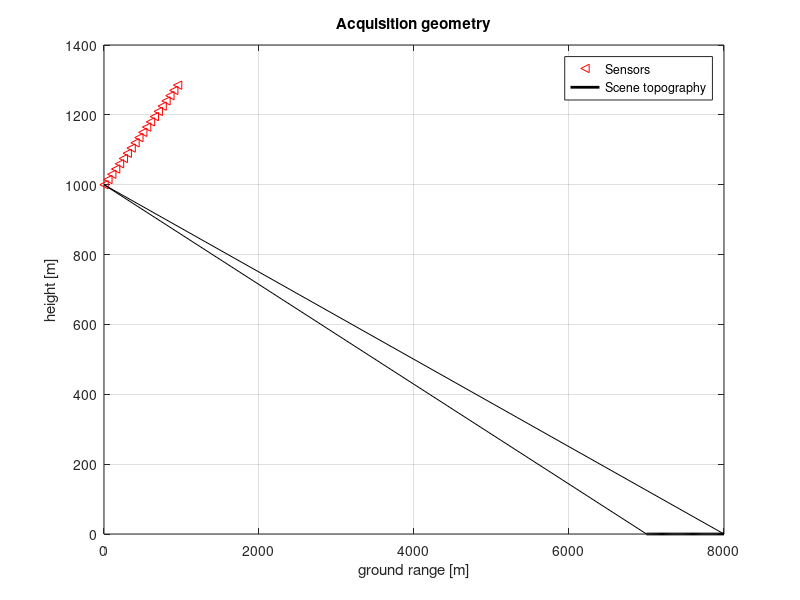
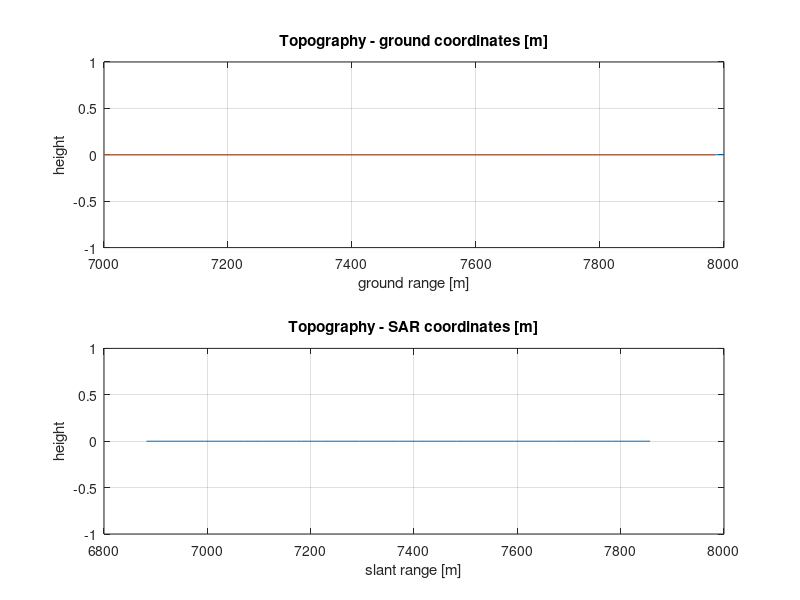
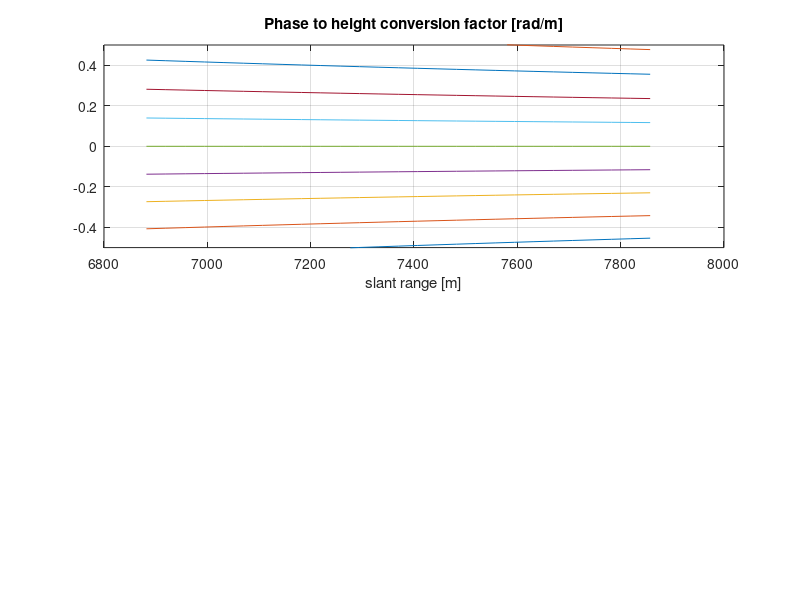
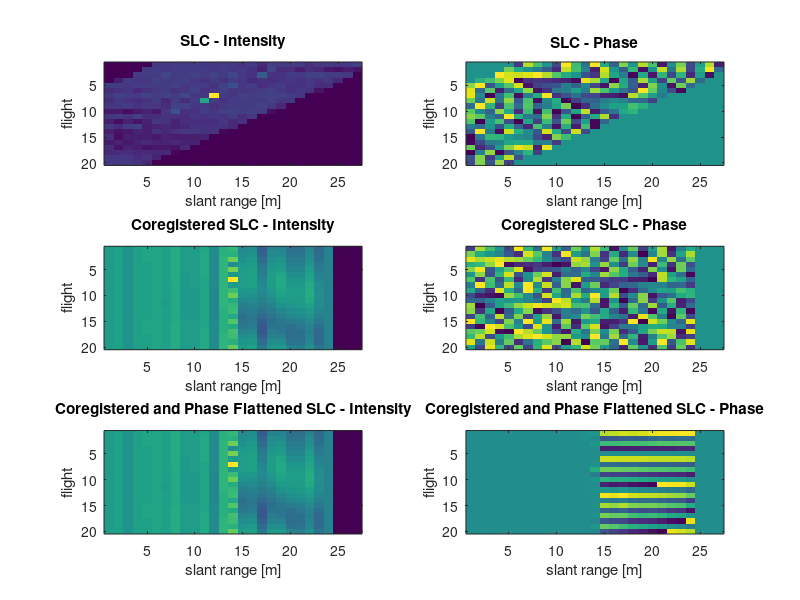

These figures' MATLAB source, in order: (Note: this script raises an error after producing the figures.)
clear all, clc
%%%%%%%%%%%%%%%%%%%%%%%%%%%%%%%%%%%%%%%%%%%%%%%%%%%%%%%%%%%%%%%%%%%%%%%%%%%%%%%%%%%%%%%%%%%%%%%
% SAR TOMOGRAPHY DATA SIMULATION AND FOCUSING
% THIS SCRIPT IS INTENDED TO BE USED FOR THE TRAINING COURSE SAR TOMOGRAPHY
% TRAINING, HELD IN BEIJING IN FEBRUARY 2015 BY LAURENT FERRO-FAMIL AND
% STEFANO TEBALDINI.
% THIS SCRIPT WAS DEVELOPED BY STEFANO TEBALDINI.
% YOU ARE WELCOME TO ADDRESS ME QUESTIONS/COMMENTS/CORRECTIONS AT
% stefano.tebaldini@polimi.it
%%%%%%%%%%%%%%%%%%%%%%%%%%%%%%%%%%%%%%%%%%%%%%%%%%%%%%%%%%%%%%%%%%%%%%%%%%%%%%%%%%%%%%%%%%%%%%%

%% %%%%%%%%%%%%%%%%%%%%%%%%%%%%%%%%%%%%%%%%%%%%%%%%%%%%%%%%%%%%%%%%%%%%%%%%%%%%%%%%%%%%%%%%%%%%%
% RADAR PARAMETERS
B = 40e6;   % pulse bandwdith [Hz]
f0 = 1e9;  % carrier frequency [Hz]
c = 3e8;    % light velocity [m/s]
lambda = c/f0 % wavelength [m]
pho_r = 10*c/2/B % range resolution [m]
%% %%%%%%%%%%%%%%%%%%%%%%%%%%%%%%%%%%%%%%%%%%%%%%%%%%%%%%%%%%%%%%%%%%%%%%%%%%%%%%%%%%%%%%%%%%%%%

%%%%%%%%%%%%%%%%%%%%%%%%%%%%%%%%%%%%%%%%%%%%%%%%%%%%%%%%%%%%%%%%%%%%%%%%%%%%%%%%%%%%%%%%%%%%%%%
% ACQUISITION GEOMETRY
N = 20;     % number of flights
H = 1000;   % mean flight altitude
%Sz = H + zeros(1,N); % vertical sensor position
%Sy = [0:N-1]*3;        % horizontal sensor position

Sz = H + [0:N-1]*15; 
Sy = [0:N-1]*50;  

dy = pho_r/3;   % ground range bin spacing
%dy = pho_r/10;   % ground range bin spacing
y_ax = 5000 + [2000:dy:3000]; % ground range axis
%y_ax = [1000:dy:5000];

z_true = zeros(1,numel(y_ax));%20*hamming(length(y_ax))'; % true topography of the scene

figure
plot(Sy,Sz,'<r',y_ax,z_true,'k','LineWidth',2), grid
hold on, 
plot([Sy(1) y_ax(1)],[Sz(1) z_true(1)],'k')
plot([Sy(1) y_ax(end)],[Sz(1) z_true(end)],'k')
xlabel('ground range [m]'), ylabel('height [m]')
title('Acquisition geometry')
legend('Sensors','Scene topography')
%% %%%%%%%%%%%%%%%%%%%%%%%%%%%%%%%%%%%%%%%%%%%%%%%%%%%%%%%%%%%%%%%%%%%%%%%%%%%%%%%%%%%%%%%%%%%%%

%%%%%%%%%%%%%%%%%%%%%%%%%%%%%%%%%%%%%%%%%%%%%%%%%%%%%%%%%%%%%%%%%%%%%%%%%%%%%%%%%%%%%%%%%%%%%%%
% SAR GEOMETRY

% Reference topography for SAR processing
if 1 % true topgraphy
    z_ref = z_true;
else % flat terrain
    z_ref = 0*z_true;
   % z_ref(1600 - 50 : 1600 + 50) = z_ref(1600 - 50 : 1600 + 50) + 40;
   % z_ref(1600 - 90 : 1600 - 51) = z_ref(1600 - 90 : 1600 - 51) + (0:39);
   % z_ref(1600 + 51 : 1600 + 90) = z_ref(1600 + 51 : 1600 + 90) + (39:-1:0);
end
% Master
Master = 5
%Distances to reference topography (ground range)
R_ref = [];
for n = 1:N
    R_ref(n,:) = sqrt( (Sy(n)-y_ax).^2 + (Sz(n)-z_ref).^2);
end
% Slant range axis
r_min = min(R_ref(Master,:));
r_max = max(R_ref(Master,:));
%dr = (R_ref(Master,2)) -(R_ref(Master,1)) ;
dr = pho_r;
rg_ax = [r_min:dr:r_max];

%rg_ax = R_ref(Master,:);


Nr = length(rg_ax);


z_ref_of_r = interp1(R_ref(Master,:),z_ref,rg_ax);
y_ref_of_r = interp1(R_ref(Master,:),y_ax,rg_ax);

dy_radar = y_ref_of_r(12) - y_ref_of_r(11)

figure, 
subplot(2,1,1), plot(y_ax,z_ref,y_ref_of_r,z_ref_of_r), grid
xlabel('ground range [m]'), ylabel('height'), title('Topography - ground coordinates [m]')
subplot(2,1,2), plot(rg_ax,z_ref_of_r), grid
xlabel('slant range [m]'), ylabel('height'), title('Topography - SAR coordinates [m]')

%%

% Distances to reference topography (ground range)
clear R_ref
for n = 1:N
    R_ref(n,:) = sqrt( (Sy(n)-y_ref_of_r).^2 + (Sz(n)-z_ref_of_r).^2);
    Teta_ref(n,:) = acos ( (Sz(n)-z_ref_of_r)./R_ref(n,:) );
end
%% Phase to height conversion factors

r_ref = 20;
Kz = [];
for n = 1:N
    dteta = Teta_ref(n,:) - Teta_ref(Master,:);
    Kz(n,:) = -4*pi/lambda*dteta./sin(Teta_ref(n,:));
    %Kz(n,:) = -4*pi/lambda*dteta.*sin(Teta_ref(Master,:));
    Ky(n,:) = 4*pi/lambda*dteta.*cos(Teta_ref(Master,:));
    Kfe(n,:) = 4*pi/lambda*dteta./tan(Teta_ref(Master,:));
end
figure, subplot(2,1,1), plot(rg_ax,Kz), grid
xlabel('slant range [m]'), title('Phase to height conversion factor [rad/m]')
ylim([-0.5 0.5])
% return
% vertical resolution
dKz_max = max(Kz(:)) - min(Kz(:));
min_pho_z = 2*pi/dKz_max

% height of ambiguity
dKz = Kz(2,:)-Kz(1,:);
z_amb = 2*pi/max(abs(dKz))
    %% %%%%%%%%%%%%%%%%%%%%%%%%%%%%%%%%%%%%%%%%%%%%%%%%%%%%%%%%%%%%%%%%%%%%%%%%%%%%%%%%%%%%%%%%%%%%%

%%%%%%%%%%%%%%%%%%%%%%%%%%%%%%%%%%%%%%%%%%%%%%%%%%%%%%%%%%%%%%%%%%%%%%%%%%%%%%%%%%%%%%%%%%%%%%%
% TARGETS
scenario = 5;
switch scenario
    case 1 % one point target
        y = mean(y_ax);
        z = interp1(y_ax,z_true,y) + 20;
    case 2 % two point targets
        y = mean(y_ax)*[1 1];
        z = interp1(y_ax,z_true,y) + [0 40];
    case 3 % surface
        y = y_ax;
        z = z_true;
    case 4 % two surfaces
        y = [y_ax y_ax];
        z = [z_true z_true + 10];
    case 5
        y = zeros(100,1);
        dy_true = dy_radar/2;
        z = zeros(100,1);
        dz_true = 3;
        
        [~,ly] = min(abs(y_ref_of_r - mean(y_ref_of_r)));
        ly = ly;
        hwall = 20;
        lroof = 10;
        
        y(1) = y_ref_of_r(1);
        z(1) = z_ref_of_r(1);
        tmp = 0;
        l = 2;
        while tmp < y_ref_of_r(ly)
            y(l) = y(l-1) + dy_true;
            z(l) = z(l-1); 
            tmp = y(l);
            l = l + 1;
        end
        tmp = 0;
       while tmp < z_ref_of_r(ly) + hwall
            y(l) = y(l-1);
            z(l) = z(l-1) + dz_true;
            tmp = z(l);
            l = l + 1;
       end
       tm = 0;
       while tmp < y_ref_of_r(ly + lroof)
            y(l) = y(l-1) + dy_true;
            z(l) = z(l-1);
            tmp = y(l);
            l = l + 1;
       end
        
    otherwise
end
Np = length(y);
% Complex reflectivity
%s = randn(1,Np) + 1i*randn(1,Np);
s = ones(1,Np).*exp(1i*rand(1,Np)) + 1e-1*(randn(1,Np) + 1i*randn(1,Np));%randn(1,Np) + 1i*randn(1,Np);
%s(1:2:end) = -1;
%% %%%%%%%%%%%%%%%%%%%%%%%%%%%%%%%%%%%%%%%%%%%%%%%%%%%%%%%%%%%%%%%%%%%%%%%%%%%%%%%%%%%%%%%%%%%%%

%%%%%%%%%%%%%%%%%%%%%%%%%%%%%%%%%%%%%%%%%%%%%%%%%%%%%%%%%%%%%%%%%%%%%%%%%%%%%%%%%%%%%%%%%%%%%%%
% SLC DATA
I = zeros(N,Nr);
Ic = zeros(N,Nr);
% figure,
for n = 1:N
    for p = 1:Np

        Rn = sqrt( (Sy(n)-y(p)).^2 + (Sz(n)-z(p)).^2);
        I(n,:) = I(n,:) + s(p)*tripuls( (rg_ax-Rn)/pho_r )*exp(-1i*4*pi/lambda*Rn);
        
        RM = sqrt( (Sy(Master)-y(p)).^2 + (Sz(Master)-z(p)).^2);
        [~,ind] = min(abs(RM-rg_ax));
        Ic(n,:) = Ic(n,:) + s(p)*tripuls( (rg_ax-RM)/pho_r )*exp(-1i*4*pi/lambda*Rn);
        %Ic(n,ind) = Ic(n,ind) + s(p)*exp(-1i*4*pi/lambda*Rn);
        
        
%         subplot(2,1,1), imagesc(abs(I)), title(sprintf('%f\%',p/Np*100)),
%         subplot(2,1,2), plot(abs(s(p)*tripuls((rg_ax-Rn)/pho_r))), title(Rn),
%         drawnow();
    end
end

%%
I0 = Ic.*exp(1i*4*pi/lambda*R_ref(:,:));

I1 = I0.*repmat(exp(-1i*angle(Ic(Master,:))),N,1);

%I1 = I1.*repmat(exp(-1i*angle(I1(:,20))),1,Nr);

I2 = I1.*exp(1i*Kfe.*repmat(rg_ax - rg_ax(20),N,1));
%I2 = I1.*exp(1i*Ky.*repmat(y_ref_of_r - y_ref_of_r(20),N,1));

Fe = 1/dr;
df = Fe/Nr;

Frange = [-Fe/2:df:Fe/2];

% for n = 1 : N
%     [~,idx_fe] = max(abs(fftshift(fft(I1(n,:)))));
%     Ffe = Frange(idx_fe);
%     I2(n,:) = I1(n,:).*exp(-1i*2*pi*Ffe*rg_ax);
% end
Ic(isnan(Ic)) = 0;


I0 = Ic.*exp(1i*4*pi/lambda*R_ref);

I1 = I0.*repmat(exp(-1i*angle(I0(Master,:))),N,1);

figure, 
subplot(3,2,1),imagesc(abs(I)), 
xlabel('slant range [m]'), ylabel('flight'), title('SLC - Intensity')
subplot(3,2,2), imagesc(angle(I))
xlabel('slant range [m]'), ylabel('flight'), title('SLC - Phase')
subplot(3,2,3),imagesc(abs(Ic)), 
xlabel('slant range [m]'), ylabel('flight'), title('Coregistered SLC - Intensity')
subplot(3,2,4), imagesc(angle(Ic))
xlabel('slant range [m]'), ylabel('flight'), title('Coregistered SLC - Phase')
subplot(3,2,5),imagesc(abs(I1)), 
xlabel('slant range [m]'), ylabel('flight'), title('Coregistered and Phase Flattened SLC - Intensity')
subplot(3,2,6), imagesc(angle(I1))
xlabel('slant range [m]'), ylabel('flight'), title('Coregistered and Phase Flattened SLC - Phase')
%% %%%%%%%%%%%%%%%%%%%%%%%%%%%%%%%%%%%%%%%%%%%%%%%%%%%%%%%%%%%%%%%%%%%%%%%%%%%%%%%%%%%%%%%%%%%%%
    
%%%%%%%%%%%%%%%%%%%%%%%%%%%%%%%%%%%%%%%%%%%%%%%%%%%%%%%%%%%%%%%%%%%%%%%%%%%%%%%%%%%%%%%%%%%%%%%
% TOMOSAR
% height axis w.r.t. reference DEM
%dz = min_pho_z/8
dz = .1;
dy = dy_radar;
z_ax_rel = [-5:dz:35];
y_ax_rel = y_ref_of_r(1) : dy : y_ref_of_r(end);
tomo_sar = [];
for r = 1:Nr
    %nu =  cos(Teta_ref(Master,idx))*(y_ref_of_r(r) - y_ref_of_r(1)) + sin(Teta_ref(Master,idx))*(z_ax_rel - z_ref_of_r(1));%z_ax_rel./sin(Teta_ref(Master,idx)) + (r)./cos(Teta_ref(Master,idx));%cos(Teta_ref(Master,idx))*(rg_ax(r)) - sin(Teta_ref(Master,idx))*z_ax_rel;
    
    W = exp(1i*Kz(:,r)*z_ax_rel);% - 1i*repmat(Kfe(:,r).*(rg_ax(r) - rg_ax(20)),1,numel(z_ax_rel)))  ; % steering matrix
    
    
    %W = exp(-1i*Kz(:,r)*z_ax_rel) - 1i*repmat(Ky(:,r).*(y_ref_of_r(r) - y_ref_of_r(20)),1,numel(z_ax_rel)))  ; % steering matrix
    tomo_sar(:,r) = W'*I1(:,r);
end

figure, imagesc(y_ref_of_r,z_ax_rel, exp(log(abs(tomo_sar))/1)), axis xy
xlabel('slant range [m]'), ylabel('height [m]'), 
title('TomoSAR vertical section - SAR geometry')
%figure, imagesc(angle(tomo_sar));
%% %%%%%%%%%%%%%%%%%%%%%%%%%%%%%%%%%%%%%%%%%%%%%%%%%%%%%%%%%%%%%%%%%%%%%%%%%%%%%%%%%%%%%%%%%%%%%


% filter along x
Lx = round(2);
filter_x = hamming(2*Lx+1);

% sub-sampling along x
r_sub = Lx+1:max(round(Lx/2),1):Nr-Lx;

z_sub = linspace(-20,100,length(r_sub));

z_sub = z_ax_rel;

Nr_sub = length(r_sub);

Cov = ones(Nr_sub,N,N);
for n = 1:N
    In = I1(n,:); % n-th image
    % second-order moment
    Cnn = filter_and_sub_sample(In.*conj(In),filter_x,r_sub);
    for m = n:N
        Im = I1(m,:);
        Cmm = filter_and_sub_sample(Im.*conj(Im),filter_x,r_sub);
        Cnm = filter_and_sub_sample(Im.*conj(In),filter_x,r_sub);
        % coherence
        coe = Cnm./sqrt(Cnn.*Cmm);
        Cov(:,n,m) = coe;
        Cov(:,m,n) = conj(coe);
        %imagesc(abs(coe));
        %drawnow; pause(0.5);
    end
end

A = [];
Kz(isnan(Kz)) = 0;
Sp_est = [];    
for r = 1:Nr_sub
    A = exp(-1i*Kz(:,r_sub(r))*z_sub);
    %
    cov = squeeze(Cov(r,:,:));
    cov(isnan(cov)) = 0;    
    switch 2
      case 2, %CAPON
        cov_i = inv(cov + 1e-2*eye(N));
        Si = real(diag(A'*cov_i*A));
        Sp_est(:,r) = 1./Si;
      case 1,  % Fourier
        M =  A'*cov*A;
        Sp_est(:,r) = real(diag(A'*cov*A));
      case 3,  % MUSIC at order 2 
        [V,D]=eig(cov);
        [dum,ind]=sort(diag(D));
        Vn=V(:,ind(1:N-3));
        cov_i=Vn*Vn'+1e-2*eye(N);
        Si = real(diag(A'*cov_i*A));
        Sp_est(:,r) = 1./Si;
    end
end

Sp_est_i = interp1(rg_ax(r_sub),Sp_est',rg_ax);

figure

imagesc(rg_ax,z_sub,Sp_est_i'), axis xy
xlabel('range [m]'), ylabel('height [m]')
%hold on, plot(rg_ax,(DEM(:,a0)-DEM_avg),'k')






%%

%%%%%%%%%%%%%%%%%%%%%%%%%%%%%%%%%%%%%%%%%%%%%%%%%%%%%%%%%%%%%%%%%%%%%%%%%%%%%%%%%%%%%%%%%%%%%%%
% GEOCODING
% height axis
z_ax = z_ax_rel ;[-20:dz:60];
% ground range, height coordinate grids
[Za,Ya] = ndgrid(z_ax,y_ax);
% slant range position of each pixel
R = sqrt( (Sy(Master)-Ya).^2 + (Sz(Master)-Za).^2 );
% reference dem to be substracted at each pixel
Z_ref = interp1(rg_ax,z_ref_of_r,R,'linear','extrap');
% height w.r.t. reference dem
Z = Za;

R(isnan(R)) = 0;
Z(isnan(Z)) = 0;
tomo_geo = interp2(rg_ax,z_ax_rel,abs(tomo_sar),R,Z);
%tomo_geo = interp2(rg_ax,z_ax_rel,exp(log(abs(Sp_est_i'))/1e1),R,Z);

figure, imagesc(y_ax,z_ax,tomo_geo), axis xy
xlabel('slant range [m]'), ylabel('height [m]'), 
title('TomoSAR vertical section - Ground geometry')
hold on, plot(y,z,'ko','color','r','markers',1)
%%%%%%%%%%%%%%%%%%%%%%%%%%%%%%%%%%%%%%%%%%%%%%%%%%%%%%%%%%%%%%%%%%%%%%%%%%%%%%%%%%%%%%%%%%%%%%%



%% Construction de la matrice A permettant de passer de l'image des réflectivités complexes aux images radar SLC
%  (images SLC recalées sur Master)

%A = sparse(N*Nr,Nbz*Nby); %sparse([],[],[],N*Nr,Nbz*Nby,N*Nbz*Nby);

% RM = sqrt( (Sy(Master)-y_ax(1)).^2 + (Sz(Master)-z_ax(1)).^2);
% S = tripuls( (rg_ax-RM)/pho_r );
% idx = find(S~=0);
% 
% Ai = zeros(1,numel(z_ax)*numel(y_ax)*N*numel(idx));
% Aj = zeros(1,numel(z_ax)*numel(y_ax)*N*numel(idx));
% V = zeros(1,numel(z_ax)*numel(y_ax)*N*numel(idx));
% 
% k = 1;

Ai = [];
Aj = [];
V = [];
Norma_v = [];
Normai_v = [];
k = 1;
l = 1;

im_ref = sqrt(squeeze(mean(abs(I1.^2),1)));
im_ref(isnan(im_ref)) = 0;

dz_ech = .25;
z_ech = -20:dz_ech:40;
dy_ech = dy_radar/6;
y_ech = y_ref_of_r(1):dy_ech:y_ref_of_r(end);
Nbz = numel(z_ech);
Nby = numel(y_ech);
Nbx = 1;

%figure,
for iz = 1:numel(z_ech)
    iz
    zp = z_ech(iz);
    for iy = 1:numel(y_ech)
        yp = y_ech(iy);
        
        RM = sqrt( (Sy(Master)-yp).^2 + (Sz(Master)-zp).^2);
        [~,idx] = min(abs(rg_ax - RM));
        Norma_v(l) = min(1,1/abs(im_ref(idx)));
        Normai_v(l) = max(1,abs(im_ref(idx)));

        [~,ind_p] = min((y - yp).^2 + (z - zp).^2);
        l = l + 1;
        for antenna = 1:N
            Rn = sqrt( (Sy(antenna)-yp).^2 + (Sz(antenna)-zp).^2);
            S = tripuls( (rg_ax-Rn)/pho_r )*exp(-1i*4*pi/lambda*Rn);
            %S = exp(-1i*4*pi/lambda*Rn);
            %nu = cos(Teta_ref(Master,idx))*((yp-5e3)*5e-2) - sin(Teta_ref(Master,idx))*zp;
            %S = exp(1i*Kz(antenna,idx)*zp);
            %S = S*(abs(rg_ax(idx)-RM) < .5*pho_r);
            idx = find(S~=0);
            %plot((rg_ax),tripuls( (rg_ax-RM)/pho_r )),
            %drawnow();
            %A((antenna-1)*Nr+idx,(iz-1)*numel(y_ax)+iy) = S(idx);
            Ai(k:k+numel(idx)-1) = (antenna-1)*Nr+idx;
            Aj(k:k+numel(idx)-1) = (iz-1)*numel(y_ech)+iy;
            V(k:k+numel(idx)-1) = S(idx);
            %Ai = [Ai, (antenna-1)*Nr+idx];
            %Aj = [Aj, repmat((iz-1)*numel(y_ax)+iy,1,numel(idx))];
            %V = [V , S(idx)];
            k = k+numel(idx);
        end
    end
end

Nout = numel(Norma_v(1:l-1));

A = sparse(Ai(1:k-1),Aj(1:k-1),V(1:k-1),N*Nr,Nbz*Nby);
Norma = sparse(1:Nout,1:Nout,Norma_v(1:l-1),Nout,Nout);
Norma_i = sparse(1:Nout,1:Nout,Normai_v(1:l-1),Nout,Nout);



%% construction de l'image de réflectivité "vérité terrain":
I_ground_truth = zeros(numel(z_ax),numel(y_ax));
for k=1:numel(y)
    yp = y(k);
    zp = z(k);
    sp = s(k);
    [~,iz_nearest] = min(abs(z_ax-zp));
    [~,iy_nearest] = min(abs(y_ax-yp));
    %iz_nearest
    %iy_nearest
    I_ground_truth(iz_nearest,iy_nearest) = sp;
end


figure, imagesc(y_ax,z_ax,abs(I_ground_truth)), axis xy
xlabel('slant range [m]'), ylabel('height [m]'), 
title('Ground truth')
hold on, plot(y,z,'ko','color','r','markers',1)

%%
truth = transpose(I_ground_truth);
%truth = transpose(I_ground_truth)*0;
%y = mean(y_ax);
%z = interp1(y_ax,z_true,y) + 20;
%[~,iz_nearest] = min(abs(z_ax-z));
%[~,iy_nearest] = min(abs(y_ax-y));
%truth(iy_nearest,iz_nearest) = 1;

%% simulation des mesures

Mes = A*truth(:);
%Mes = reshape(Mes,N,Nr);
Mes = reshape(Mes,Nr,N);
Mes = transpose(Mes);

figure, 
subplot(2,2,1),imagesc(abs(Ic)), 
xlabel('slant range [m]'), ylabel('flight'), title('SLC - Intensity (ref)')
subplot(2,2,2), imagesc(angle(Ic))
xlabel('slant range [m]'), ylabel('flight'), title('SLC - Phase (ref)')
subplot(2,2,3),imagesc(abs(Mes)), 
xlabel('slant range [m]'), ylabel('flight'), title('SLC - Intensity (us)')
subplot(2,2,4), imagesc(angle(Mes))
xlabel('slant range [m]'), ylabel('flight'), title('SLC - Phase (us)')

%
I0_ = Mes.*exp(1i*4*pi/lambda*R_ref);
I1_ = I0_.*repmat(exp(-1i*angle(I0_(Master,:))),N,1);

%%
% TOMOSAR
% height axis w.r.t. reference DEM
%dz = min_pho_z/8
z_ax_rel = [-20:dz:60];
for r = 1:Nr
    W = exp(-1i*Kz(:,r)*z_ax_rel); % steering matrix
    tomo_sar(:,r) = W'*I1_(:,r);
end

figure, imagesc(rg_ax,z_ax_rel,abs(tomo_sar)), axis xy
xlabel('slant range [m]'), ylabel('height [m]'), 
title('TomoSAR vertical section - SAR geometry')


%% Inversion régularisée (Tikhonov)
% Ar = real(A);
% Ai = imag(A);
% %Abig = [Ar -Ai;Ai Ar];
% ind_real_3d = 1:Nbz*Nby;
% ind_imag_3d = Nbz*Nby+ind_real_3d;
% ind_real = 1:N*Nr;
% ind_imag = N*Nr+ind_real;
% Abig = @(u) [Ar*u(ind_real_3d)-Ai*u(ind_imag_3d); Ai*u(ind_real_3d)+Ar*u(ind_imag_3d)];
% Abig_transpose = @(u) [transpose(Ar)*u(ind_real)+transpose(Ai)*u(ind_imag); -transpose(Ai)*u(ind_real)+transpose(Ar)*u(ind_imag)];
% rho1 = 1;%E2;
% Hessian = @(u) Abig_transpose(Abig(u))+rho1*u;
% u0 = zeros(2*Nbz*Nby,1);
% vectorize = @(u) u(:);
% v = [vectorize(transpose(real(Ic))); vectorize(transpose(imag(Ic)))];
% %v = [vectorize(transpose(real(Mes))); vectorize(transpose(imag(Mes)))];
% b = Abig_transpose(v)+rho1*u0;
% 
% rec = pcg(Hessian,b,1E-12,1000);
% rec = rec(ind_real_3d)+1i*rec(ind_imag_3d);
% 
% reshape_data = @(v) transpose(reshape(v,Nr,N));
% reshape_unknowns = @(u) transpose(reshape(u,numel(y_ax),numel(z_ax)));
% 
% 
% Irec = reshape_unknowns(rec);%reshape(transpose(rec),numel(z_ax),numel(y_ax));
% figure, imagesc(y_ax,z_ax,abs(Irec)), axis xy
% xlabel('slant range [m]'), ylabel('height [m]'), 
% title('Regularized reconstruction')
% hold on, plot(y,z,'ko','color','r','markers',1);
% 
% figure;
% subplot(1,2,1);
% imagesc(abs(Mes));
% title('mesures');
% subplot(1,2,2);
% imagesc(reshape_data(abs(A*rec)));
% title('pseudo-mesures');



 %% Inversion régularisée: lissage quadratique sur le log du module (ADMM double splitting)
data = I;
mu_y = 0;1e1;%1E3;
mu_z = 0;1e1;%1E1;
epsilon = 1E-5;
beta1 = 1e2;%1E1;%1E6;%1E-4;
beta2 = 1e2;%1E1;%beta1/(var(log(abs(data(:)).^2+epsilon^2))/var(abs(data(:)).^2));
ADMM_iter = 50;
nb_y = numel(y_ech);
nb_z = numel(z_ech);
nb_ant = N;
nb_range = Nr;
%rec_regul = regularized_inversion_ADMM(data,mu_regul_horz,mu_regul_vert,beta1,beta2,A,ADMM_iter,epsilon,nb_y,nb_z,nb_ant,nb_range);
outer_iter = 1;
inner_iter = 20;
mu_l1 = 3;



init = zeros(Nby,Nbz,Nbx);
data_init = permute(init,[1 3 2]);
mu_x = 0;

Norma_Id = sparse(1:Nout,1:Nout,1,Nout,Nout);

%profile on
%rec_regul = regularized_inversion_ALBHO(data,mu_y,mu_z,mu_L1,beta1,beta2,A,outer_iter,inner_iter,nb_y,nb_z,nb_ant,nb_range);
rec_regul = regularized_inversion_ALBHO(data,data_init,mu_x,mu_y,mu_z,mu_l1,beta1,beta2,A,Norma_Id,Norma_i,outer_iter,inner_iter,Nbx,Nby,Nbz,N,Nr);
%profile viewer

%%
reshape_data = @(v) transpose(reshape(v,Nr,N));
reshape_unknowns = @(u) transpose(reshape(u,numel(y_ech),numel(z_ech)));
Irec = reshape_unknowns(rec_regul);%reshape(transpose(rec),numel(z_ax),numel(y_ax));
figure, 
subplot(311), imagesc(y_ech,z_ech,exp(log(abs(Irec))/1)), axis xy, colormap jet
xlabel('slant range [m]'), ylabel('height [m]'), 
title(sprintf('Regularized reconstruction with mu_{l1} = %f',mu_l1));
% subplot(312), imagesc(y_ax,z_ax,abs(Irec)), axis xy, colormap jet
% xlabel('slant range [m]'), ylabel('height [m]'), 
% title(sprintf('Regularized reconstruction with mu_{l1} = %f',mu_l1))
% hold on, plot(y,z,'ko','color','r','markers',1);
iz = [];
iy = [];
l = 1;
while l <= numel(z)
    [~,iz(l)] = min(abs(z_ech - z(l)));
    [~,iy(l)] = min(abs(y_ech - y(l)));
    l = l+1;
end

im_true = zeros(size(Irec));
im_true(sub2ind(size(Irec),iz,iy)) = abs(s);
subplot(312), imagesc(y_ech,z_ech,(im_true)), axis xy, colormap jet
xlabel('slant range [m]'), ylabel('height [m]'), 
%title(sprintf('Regularized reconstruction with mu_{l1} = %f',mu_l1))

%amp(:,nb) = abs(Irec(sub2ind(size(Irec),iz,iy)));
subplot(313),% plot(y_ech,sum(abs(Irec)>1e-3,1)./sum(abs(Irec)>1e-3,1),'x',y_ech(iy),ones(l-1,1),'.');

imagesc(y_ech,z_ech,exp(log(abs(Irec))/3)), axis xy, colormap jet
hold on
plot(y,z,'x','color','w');

%%

nb = nb + 1;

%% test de la régularisation spatiale
% Dhorz = build_Dhorz(nb_y,nb_z);
% Dvert = build_Dvert(nb_y,nb_z);
% epsilon = 1E-5;
% mu_regul = 1E2;
% Hessian_regul = @(u) u+mu_regul*((Dhorz')*(Dhorz*u)+(Dvert')*(Dvert*u));
% f = [vectorize(transpose(real(truth'))); vectorize(transpose(imag(truth')))];
% figure; subplot(1,2,1); imagesc(reshape_unknowns(abs(f(ind_real_3d)+1i*f(ind_imag_3d)))); colorbar
% conj_grad_tol = 1E-14;
% max_conj_grad_iter = 1000;
% b = (log(f(ind_real_3d).^2+f(ind_imag_3d).^2+epsilon^2));
% wopt = pcg(Hessian_regul,b,conj_grad_tol,max_conj_grad_iter);
% subplot(1,2,2); imagesc(reshape_unknowns(wopt)); colorbar;


%%
